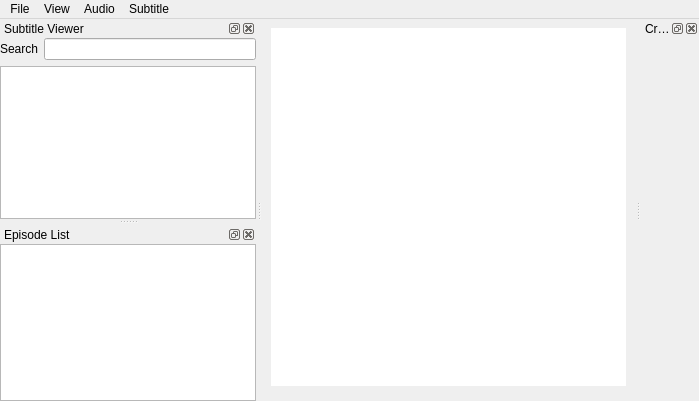
<?xml version="1.0" encoding="UTF-8"?>
<ui version="4.0">
 <class>CrowWindow</class>
 <widget class="QMainWindow" name="CrowWindow">
  <property name="geometry">
   <rect>
    <x>0</x>
    <y>0</y>
    <width>699</width>
    <height>401</height>
   </rect>
  </property>
  <property name="windowTitle">
   <string>Crow v1.0</string>
  </property>
  <property name="unifiedTitleAndToolBarOnMac">
   <bool>true</bool>
  </property>
  <widget class="QWidget" name="centralWidget">
   <layout class="QHBoxLayout" name="horizontalLayout_2">
    <item>
     <layout class="QVBoxLayout" name="rightLayout">
      <item>
       <widget class="sore::CrowVideo" name="videoPlayer">
        <property name="frameShape">
         <enum>QFrame::NoFrame</enum>
        </property>
        <property name="frameShadow">
         <enum>QFrame::Plain</enum>
        </property>
        <property name="lineWidth">
         <number>0</number>
        </property>
        <property name="interactive">
         <bool>true</bool>
        </property>
       </widget>
      </item>
      <item>
       <widget class="sore::PlayerControlsWidget" name="playerControls" native="true">
        <property name="minimumSize">
         <size>
          <width>0</width>
          <height>0</height>
         </size>
        </property>
       </widget>
      </item>
     </layout>
    </item>
   </layout>
  </widget>
  <widget class="sore::QHideableDockWidget" name="subtitleDockWidget">
   <property name="floating">
    <bool>false</bool>
   </property>
   <property name="features">
    <set>QDockWidget::DockWidgetClosable|QDockWidget::DockWidgetFloatable|QDockWidget::DockWidgetMovable</set>
   </property>
   <property name="windowTitle">
    <string>Subtitle Viewer</string>
   </property>
   <attribute name="dockWidgetArea">
    <number>1</number>
   </attribute>
   <widget class="QWidget" name="subtitleDockWidgetContents">
    <layout class="QVBoxLayout" name="verticalLayout">
     <property name="leftMargin">
      <number>0</number>
     </property>
     <property name="topMargin">
      <number>0</number>
     </property>
     <property name="rightMargin">
      <number>0</number>
     </property>
     <property name="bottomMargin">
      <number>0</number>
     </property>
     <item>
      <layout class="QHBoxLayout" name="searchInputLayout">
       <item>
        <widget class="QLabel" name="searchIcon">
         <property name="text">
          <string>Search</string>
         </property>
        </widget>
       </item>
       <item>
        <widget class="QLineEdit" name="searchLineInput"/>
       </item>
      </layout>
     </item>
     <item>
      <widget class="QListWidget" name="subtitleList"/>
     </item>
    </layout>
   </widget>
  </widget>
  <widget class="sore::QHideableDockWidget" name="episodesDockWidget">
   <property name="features">
    <set>QDockWidget::DockWidgetClosable|QDockWidget::DockWidgetFloatable|QDockWidget::DockWidgetMovable</set>
   </property>
   <property name="windowTitle">
    <string>Episode List</string>
   </property>
   <attribute name="dockWidgetArea">
    <number>1</number>
   </attribute>
   <widget class="QWidget" name="episodesDockWidgetContents">
    <layout class="QVBoxLayout" name="verticalLayout_2">
     <property name="leftMargin">
      <number>0</number>
     </property>
     <property name="topMargin">
      <number>0</number>
     </property>
     <property name="rightMargin">
      <number>0</number>
     </property>
     <property name="bottomMargin">
      <number>0</number>
     </property>
     <item>
      <widget class="sore::EpisodeListWidget" name="episodesWidget"/>
     </item>
    </layout>
   </widget>
  </widget>
  <widget class="QMenuBar" name="menuBar">
   <property name="geometry">
    <rect>
     <x>0</x>
     <y>0</y>
     <width>699</width>
     <height>22</height>
    </rect>
   </property>
   <widget class="QMenu" name="menuFile">
    <property name="title">
     <string>File</string>
    </property>
    <addaction name="actionNewProject"/>
    <addaction name="actionOpenProject"/>
    <addaction name="separator"/>
    <addaction name="actionClose"/>
   </widget>
   <widget class="QMenu" name="menuAudio">
    <property name="title">
     <string>Audio</string>
    </property>
    <widget class="QMenu" name="menuAudioTrack">
     <property name="enabled">
      <bool>false</bool>
     </property>
     <property name="title">
      <string>Audio Track...</string>
     </property>
     <addaction name="actionPlaceholderAudio"/>
    </widget>
    <widget class="QMenu" name="menuAudioDevice">
     <property name="title">
      <string>Audio Device...</string>
     </property>
     <addaction name="actionDevicePlaceholder"/>
    </widget>
    <addaction name="menuAudioTrack"/>
    <addaction name="menuAudioDevice"/>
   </widget>
   <widget class="QMenu" name="menuView">
    <property name="title">
     <string>View</string>
    </property>
    <addaction name="actionEpisodeList"/>
    <addaction name="actionSubtitleViewer"/>
   </widget>
   <widget class="QMenu" name="menuSubtitle">
    <property name="title">
     <string>Subtitle</string>
    </property>
    <widget class="QMenu" name="menuSubtitleTrack">
     <property name="enabled">
      <bool>false</bool>
     </property>
     <property name="title">
      <string>Subtitle Track...</string>
     </property>
     <addaction name="actionPlaceholderSubtitle"/>
    </widget>
    <addaction name="menuSubtitleTrack"/>
    <addaction name="actionAddExternalTrack"/>
   </widget>
   <addaction name="menuFile"/>
   <addaction name="menuView"/>
   <addaction name="menuAudio"/>
   <addaction name="menuSubtitle"/>
  </widget>
  <widget class="sore::QHideableDockWidget" name="crownsoleDockWidget">
   <property name="windowTitle">
    <string>Crownsole</string>
   </property>
   <attribute name="dockWidgetArea">
    <number>2</number>
   </attribute>
   <widget class="QWidget" name="crownsoleDockWidgetContents">
    <layout class="QHBoxLayout" name="horizontalLayout">
     <property name="spacing">
      <number>0</number>
     </property>
     <property name="leftMargin">
      <number>0</number>
     </property>
     <property name="topMargin">
      <number>0</number>
     </property>
     <property name="rightMargin">
      <number>0</number>
     </property>
     <property name="bottomMargin">
      <number>0</number>
     </property>
     <item>
      <widget class="sore::Crownsole" name="crownsole" native="true"/>
     </item>
    </layout>
   </widget>
  </widget>
  <action name="actionNewProject">
   <property name="text">
    <string>New</string>
   </property>
  </action>
  <action name="actionOpenProject">
   <property name="text">
    <string>Open</string>
   </property>
   <property name="shortcut">
    <string>Ctrl+O</string>
   </property>
  </action>
  <action name="actionClose">
   <property name="text">
    <string>Exit</string>
   </property>
   <property name="shortcut">
    <string>Ctrl+E</string>
   </property>
  </action>
  <action name="actionPlaceholderAudio">
   <property name="text">
    <string>test</string>
   </property>
  </action>
  <action name="actionDevicePlaceholder">
   <property name="text">
    <string>empty</string>
   </property>
  </action>
  <action name="actionEpisodeList">
   <property name="text">
    <string>Episode List</string>
   </property>
  </action>
  <action name="actionSubtitleViewer">
   <property name="text">
    <string>Subtitle Viewer</string>
   </property>
  </action>
  <action name="actionPlaceholderSubtitle">
   <property name="text">
    <string>Disable</string>
   </property>
  </action>
  <action name="actionAddExternalTrack">
   <property name="text">
    <string>Add external track...</string>
   </property>
  </action>
 </widget>
 <customwidgets>
  <customwidget>
   <class>sore::QHideableDockWidget</class>
   <extends>QDockWidget</extends>
   <header>gui/widgets/QHideableDockWidget.h</header>
   <container>1</container>
  </customwidget>
  <customwidget>
   <class>sore::PlayerControlsWidget</class>
   <extends>QWidget</extends>
   <header>gui/widgets/player_controls/player_controls.h</header>
   <container>1</container>
  </customwidget>
  <customwidget>
   <class>sore::EpisodeListWidget</class>
   <extends>QListWidget</extends>
   <header>gui/widgets/episode_list/Episode_list_widget.h</header>
  </customwidget>
  <customwidget>
   <class>sore::Crownsole</class>
   <extends>QWidget</extends>
   <header>gui/widgets/crownsole/crownsole.h</header>
   <container>1</container>
  </customwidget>
  <customwidget>
   <class>sore::CrowVideo</class>
   <extends>QGraphicsView</extends>
   <header>gui/widgets/crow_video/crow_video.h</header>
  </customwidget>
 </customwidgets>
 <resources/>
 <connections>
  <connection>
   <sender>actionClose</sender>
   <signal>triggered()</signal>
   <receiver>CrowWindow</receiver>
   <slot>close()</slot>
   <hints>
    <hint type="sourcelabel">
     <x>-1</x>
     <y>-1</y>
    </hint>
    <hint type="destinationlabel">
     <x>364</x>
     <y>260</y>
    </hint>
   </hints>
  </connection>
 </connections>
</ui>
